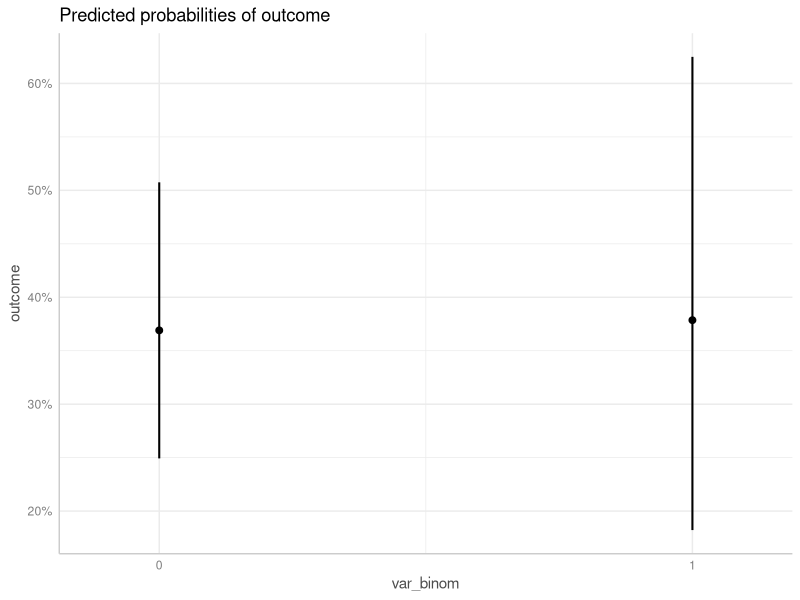
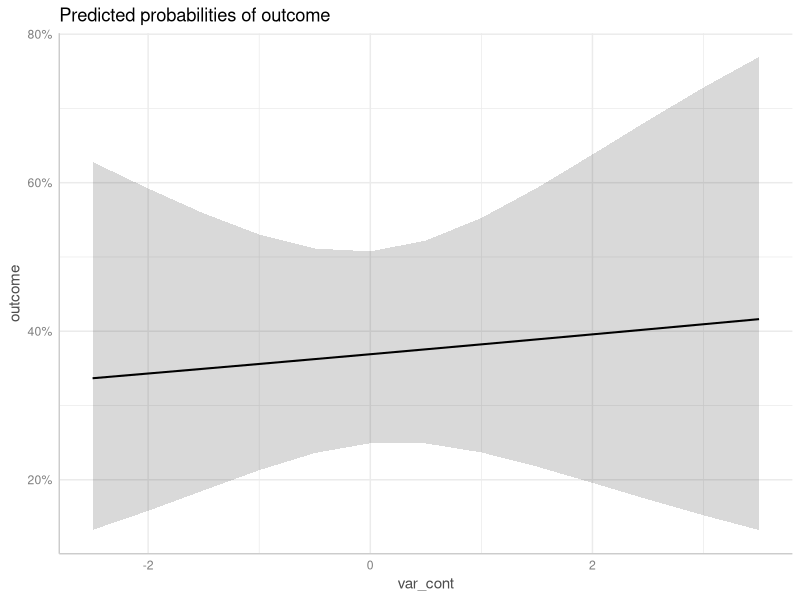
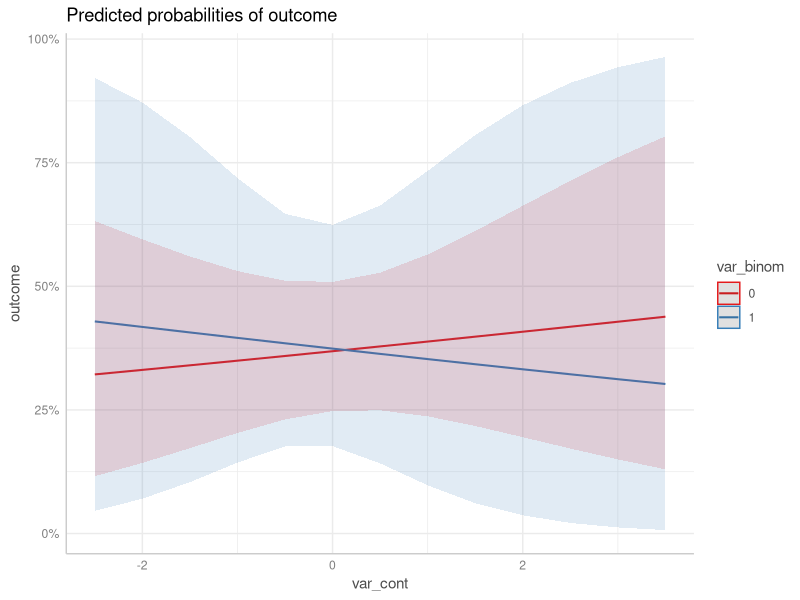
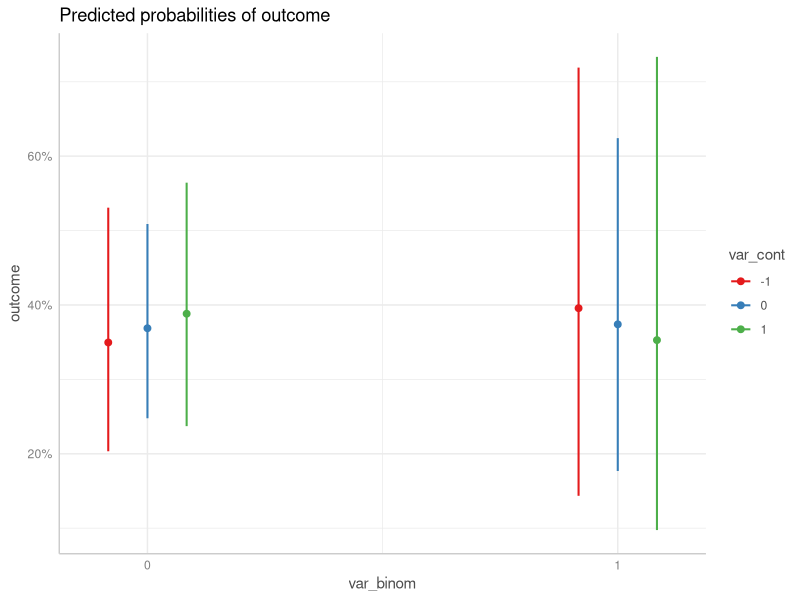
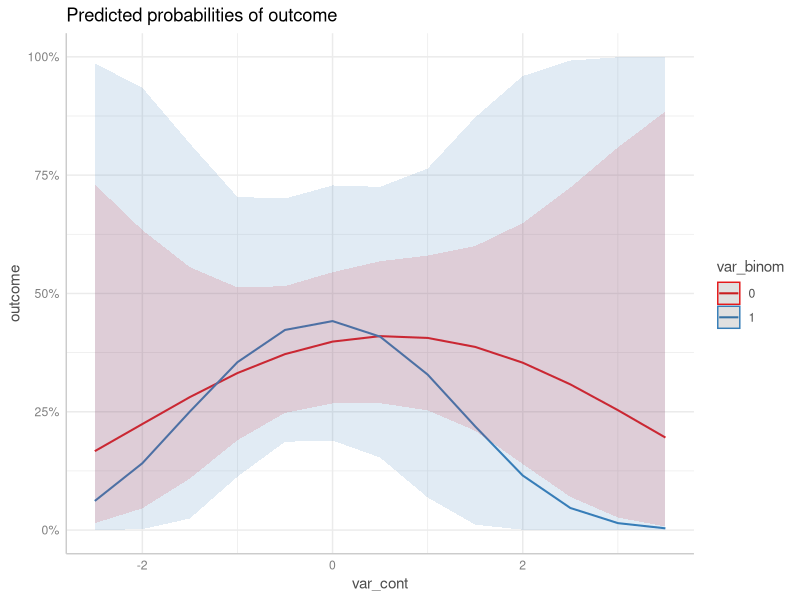
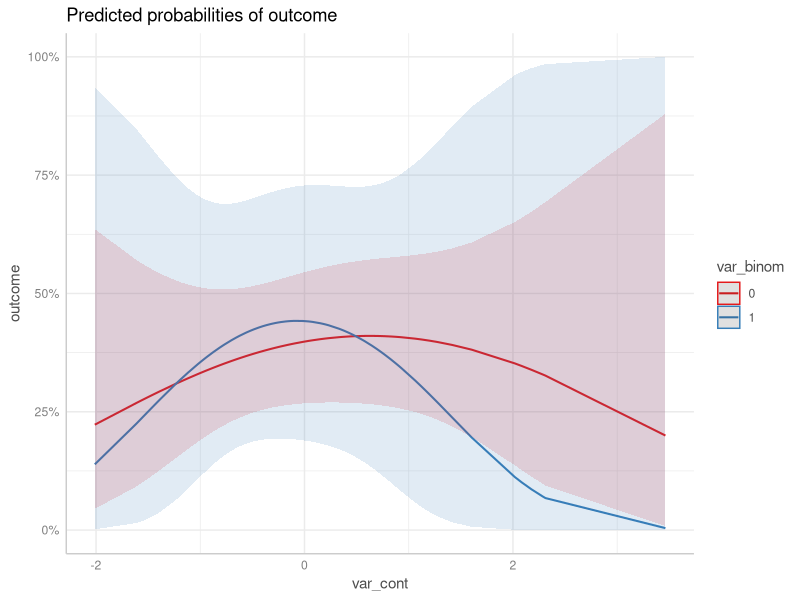
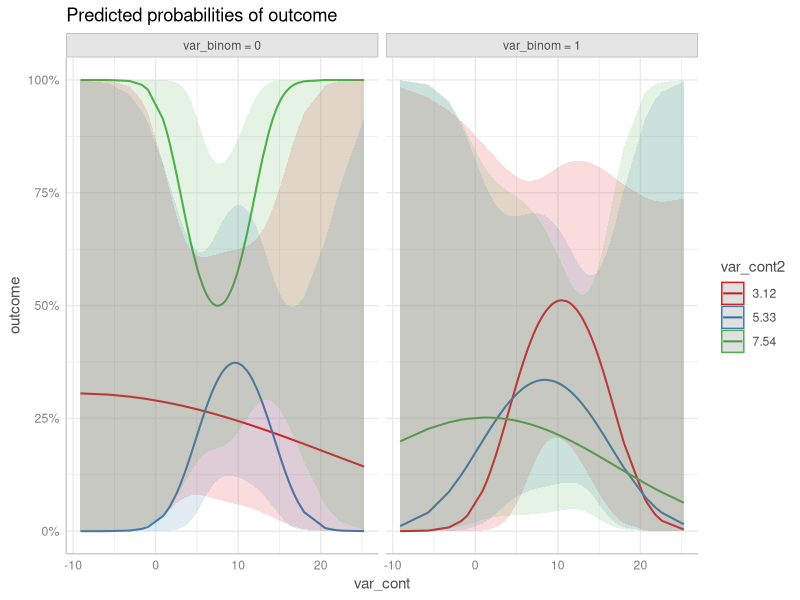

Generate these figures, in order, with R:
## ---- chunk 1
knitr::opts_chunk$set(collapse = TRUE, comment = "#>", dev = "png", fig.width = 7, fig.height = 5, message = FALSE, warning = FALSE)
if (!getRversion()$major >= 4 ||
    !requireNamespace("lme4", quietly = TRUE) ||
    !requireNamespace("splines", quietly = TRUE) ||
    !requireNamespace("datawizard", quietly = TRUE)) {
  knitr::opts_chunk$set(eval = FALSE)
}
options(width = 800, ggeffects_warning_bias_correction = FALSE)
## ---- chunk 2
library(ggeffects)
library(lme4)
library(splines)

set.seed(123)

dat <- data.frame(
  outcome = rbinom(n = 100, size = 1, prob = 0.35),
  var_binom = as.factor(rbinom(n = 100, size = 1, prob = 0.2)),
  var_cont = rnorm(n = 100, mean = 10, sd = 7),
  group = sample(letters[1:4], size = 100, replace = TRUE)
)

dat$var_cont <- datawizard::standardize(dat$var_cont)
## ---- chunk 3
m1 <- glmer(
  outcome ~ var_binom + var_cont + (1 | group),
  data = dat,
  family = binomial(link = "logit")
)
## ---- chunk 4
predict_response(m1, "var_binom")

predict_response(m1, "var_cont")
## ---- chunk 5
# save adjusted predictions in an object and plot
me <- predict_response(m1, "var_binom")
plot(me)
# plot using the pipe
predict_response(m1, "var_cont") |> plot()
## ---- chunk 6
m2 <- glmer(
  outcome ~ var_binom * var_cont + (1 | group),
  data = dat,
  family = binomial(link = "logit")
)
## ---- chunk 7
predict_response(m2, c("var_cont", "var_binom")) |> plot()
predict_response(m2, c("var_binom", "var_cont")) |> plot()
## ---- chunk 8
m3 <- glmer(
  outcome ~ var_binom * poly(var_cont, degree = 2, raw = TRUE) + (1 | group),
  data = dat,
  family = binomial(link = "logit")
)
## ---- chunk 9
predict_response(m3, c("var_cont", "var_binom")) |> plot()
## ---- chunk 10
predict_response(m3, c("var_cont [all]", "var_binom")) |> plot()
## ---- chunk 11
set.seed(321)
dat <- data.frame(
  outcome = rbinom(n = 100, size = 1, prob = 0.35),
  var_binom = rbinom(n = 100, size = 1, prob = 0.5),
  var_cont = rnorm(n = 100, mean = 10, sd = 7),
  var_cont2 = rnorm(n = 100, mean = 5, sd = 2),
  group = sample(letters[1:4], size = 100, replace = TRUE)
)


m4 <- glmer(
  outcome ~ var_binom * poly(var_cont, degree = 2) * ns(var_cont2, df = 3) + (1 | group),
  data = dat,
  family = binomial(link = "logit")
)
## ---- chunk 12
predict_response(m4, c("var_cont [all]", "var_cont2", "var_binom")) |> plot()
